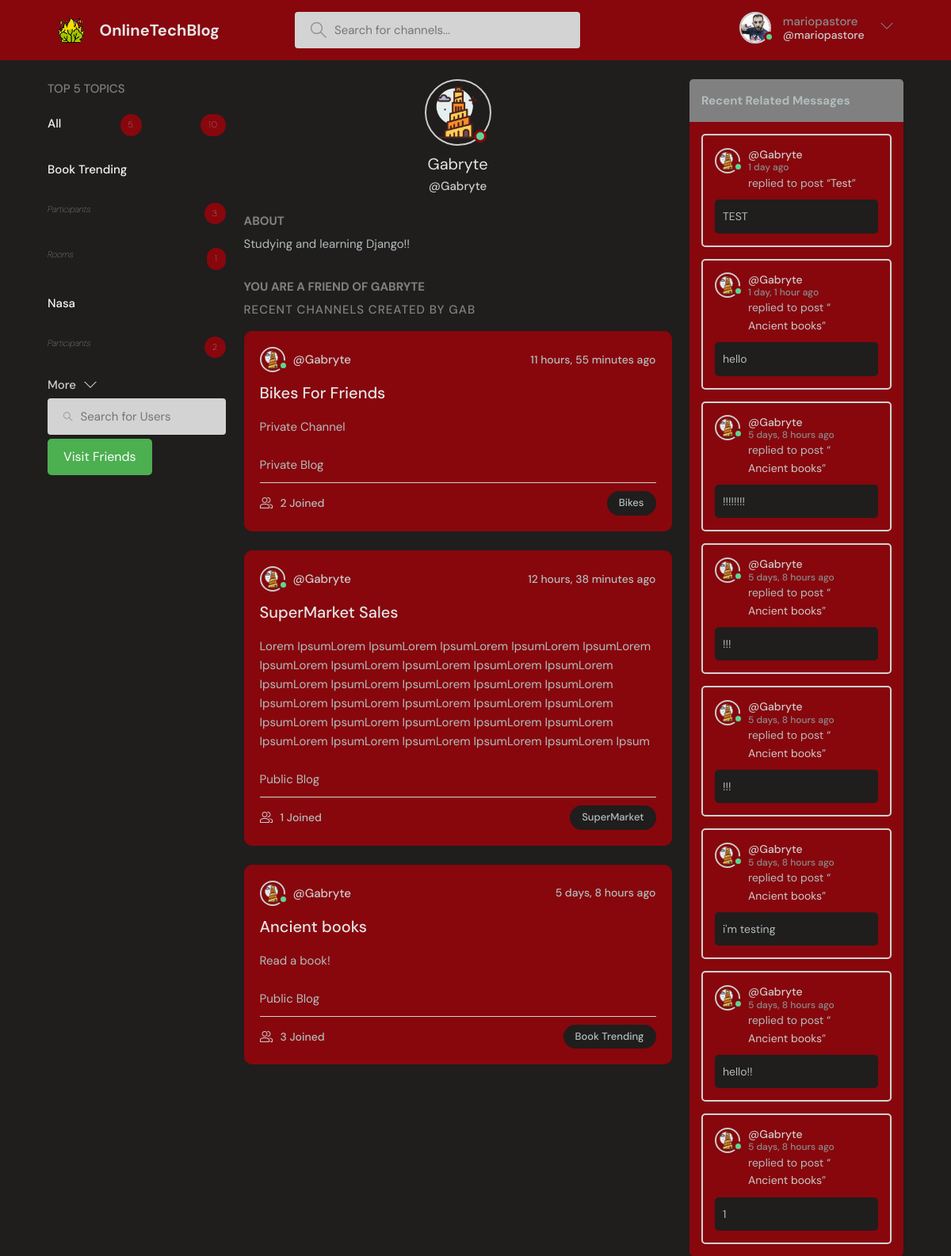
Screenshot of /profile/1 (signed in) with the database file from the repository.
### baseProject/models.py (models this page shows, shortened)
class User(AbstractUser):
    name = models.CharField(max_length=200, null=True)
    surname = models.CharField(max_length=200, null=True)
    email = models.EmailField(unique=True,null=True)
    status = models.TextField(null=True)
    icon = models.ImageField(null=True, default="userBase.svg")
    showFriendsMessages = models.BooleanField(default=False)
    USERNAME_FIELD = 'email'
    REQUIRED_FIELDS = []

class Topic(models.Model):
    name = models.CharField(max_length=10, unique=True)

class Room(models.Model):
    host = models.ForeignKey(User, on_delete=models.SET_NULL, null=True)
    participants = models.ManyToManyField(User, related_name='participants', blank=True)
    topic = models.ForeignKey(Topic, null=True, blank=True,on_delete=models.SET_NULL)
    name = models.CharField(max_length=200, unique=True)
    description = models.TextField(null=True, blank=True)
    friendsOnly = models.BooleanField(default=False)
    updated = models.DateTimeField(auto_now=True)
    created = models.DateTimeField(auto_now_add=True)
    class Meta:
        ordering = ('-updated','-created')
    def __str__(self):
        return self.name

class Message(models.Model):
    user = models.ForeignKey(User, on_delete=models.CASCADE)
    room = models.ForeignKey(Room, on_delete=models.CASCADE)
    body = models.TextField()
    image = models.ImageField(null=True, blank=True)
    updated = models.DateTimeField(auto_now=True)
    created = models.DateTimeField(auto_now_add=True)
    likes = models.ManyToManyField(User, related_name='comment')
    class Meta:
        ordering = ('-updated','-created')

### baseProject/views.py (the view)
# urls.py: path('profile/<str:pk>', views.userProfile, name='user-profile'),
@login_required(login_url='loginPage')  # TODO possible change instead of decorator
def userProfile(request, pk):
    page = 'userProfile'
    user = User.objects.get(id=pk)
    rooms = user.room_set.all()
    room_messages = user.message_set.all()
    num = 5
    topics = Topic.objects.annotate(num_participants=Count('room__participants'), num_rooms=Count('room')).order_by(
        '-num_participants', '-num_rooms')[0:num]
    total_participants = topics.aggregate(total_participants=Sum('num_participants')).get('total_participants', 0)
    userSearched = user
    userRequester = request.user
    can_send = not FriendshipRequest.objects.filter(
        from_user=userRequester,
        to_user=userSearched,
    ).exists()
    if (can_send == True):  # if someone else have already made the request
        can_send = not FriendshipRequest.objects.filter(
            to_user=userRequester,
            from_user=userSearched,
        ).exists()
    alreadyFriends = checkIfFriends(request, userSearched)
    context = {'user': user, 'rooms': rooms, 'room_messages': room_messages, 'topics': topics, "num": num,
               "total_participants": total_participants, "page": page, "can_send": can_send,
               "alreadyFriends": alreadyFriends}
    return render(request, 'baseProject/profile.html', context)

### baseProject/views.py (called while the page is built)
def checkIfFriends(request, userSearched):
    alreadyFriends = False
    friends = getUserFriends(request)
    if friends.contains(userSearched):
        alreadyFriends = True
    return alreadyFriends

### baseProject/templates/baseProject/profile.html (shortened to what this page needs)
{% extends 'main.html' %}
{% block content %}
    <main class="profile-page layout layout--3">
        <div class="container">
            {% include 'baseProject/topic_inside.html' %}
            <div class="roomList">
                <div class="profile">
                    <div class="profile__avatar">
                        {% if user.is_authenticated %}
                            <div class="avatar avatar--large active">
                                <img src="{{ user.icon.url }}"/>
                            </div>
                        {% else %}
                            <div class="avatar avatar--large">
                                <img src="{{ user.icon.url }}"/>
                            </div>
                        {% endif %}
                    </div>
                    <div class="profile__info">
                        <h3>{{ user.username }}</h3>
                        <p>@{{ user.username }}</p>
                    </div>
                    <div class="profile__about">
                        <h3>About</h3>
                        <p>
                            {{ user.status }}
                        </p>
                    </div>
                </div>
                {% if can_send  and user != request.user %}
                    <form method="post" action="{% url 'send_friend_request' user.id %}">
                        {% csrf_token %}
                        <input type="hidden" name="recipient_id" value="{{ user.id }}">
                        <button class="btn btn--main" type="submit">Send Friend Request</button>
                    </form>
                {% else %}
                    {% if user == request.user %}
                    {% else %}
                        {% if alreadyFriends == True %}
                            <div class="profile__about">
                                <h3>You are a friend of {{ user.username }}</h3>
                            </div>
                        {% else %}
                            <div class="profile__about">
                                <h3>Request pending between you and {{ user.username }}</h3>
                            </div>
                        {% endif %}
                    {% endif %}
                {% endif %}
                <div class="roomList__header">
                    <div>
                        <h2>
                            Recent Channels created by {{ user.name }}
                        </h2>
                    </div>
                </div>
                {% include 'baseProject/central_home.html' %}
            </div>
            {% include 'baseProject/feed_inside.html' %}
        </div>
    </main>
{% endblock content %}

### templates/header.html (shortened to what this page needs)
{% load static %}
    <header class="header header--loggedIn">
      <div class="container">
        <a href="{% url 'home' %}" class="LOGO">
          <img src="{% static  'images/tower.png' %}" />
          <h1>OnlineTechBlog</h1>
        </a>
        <form class="searchBar" method="GET" action="{% url 'home'  %}">
          <label>
            <input name="q" placeholder="Search for channels..." />
          </label>
        </form>
        <nav class="header__menu">
          {% if request.user.is_authenticated %}
          <div class="UserOptions">
            <a href="{% url 'user-profile' request.user.id %}">
              <div class="avatar avatar--medium active">
                <img src="{{request.user.icon.url}}" />
              </div>
              <p>{{ request.user.username }} <span>@{{ request.user.username }}</span></p>
            </a>
            <button class="dropdown-button">
              <svg version="1.1" xmlns="http://www.w3.org/2000/svg" width="32" height="32" viewBox="0 0 32 32">
                <title>chevron-down</title>
                <path d="M16 21l-13-13h-3l16 16 16-16h-3l-13 13z"></path>
              </svg>
            </button>
          </div>
              {% else %}
           <a href="{% url 'loginPage' %}">
            <img src="{% static 'images/emptyusericon.svg' %}"/>
            <p>Login</p>
          </a>
           {% endif %}
        </nav>
      </div>
    </header>

### baseProject/templates/baseProject/topic_inside.html (shortened to what this page needs)
<div class="topics">
    <div class="topics__header">
        <h2>Top {{ num }} Topics</h2>
    </div>
    <ul class="listTopics">
        <li>
            <a href="{% url 'home' %}">All
                <span class="numberPro">{{ topics.count }}</span><span class="numberPro">{{ total_participants }}</span></a>
        </li>
        {% for topic in topics %}
            <li>
                <a href="{% url 'home' %}?q={{ topic.name }}">{{ topic.name }}</a>
            </li>
            <li>
                <a><i>Participants</i><span class="numberPro">{{ topic.num_participants }}</span></a>
            </li>
            <li>
                <a><i>Rooms</i><span class="numberPro">{{ topic.room_set.all.count }}</span></a>
            </li>
        {% endfor %}
    </ul>
    <a class="btn btn--link" href="{% url 'arguments' %}">
        More
        <svg version="1.1" xmlns="http://www.w3.org/2000/svg" width="32" height="32" viewBox="0 0 32 32">
            <title>chevron-down</title>
            <path d="M16 21l-13-13h-3l16 16 16-16h-3l-13 13z"></path>
        </svg>
    </a>
    <form action="{% url 'userSearch' %}" method="GET" class="searchBar">
        <label>
            <input name="q" placeholder="Search for Users"/>
        </label>
    </form>
    {% if request.user.is_authenticated %}
    <a href="{% url 'friends'%}" class="cool-button">Visit Friends</a>
    {% endif %}
</div>

### baseProject/templates/baseProject/central_home.html (shortened to what this page needs)
{% for room in rooms %}
    <div class="RoomIteratedLister">
        <div class="ChannelListerRoomHeaderBlock">
            <a href="{% url 'user-profile' room.host.id %}" class="HostRoomChannelLister">
                {% if room.host.is_authenticated %}
                    <div class="avatar avatar--small active">
                        <img src="{{ room.host.icon.url }}"/>
                    </div>
                {% else %}
                    <div class="avatar avatar--small">
                        <img src="{{ room.host.icon.url }}"/>
                    </div>
                {% endif %}
                <span>@{{ room.host.username }}</span>
            </a>
            <div class="ChannelLastActionMessage">
                <span>{{ room.created|timesince }} ago</span>
            </div>
        </div>
        <div class="ContentChannelRoomList">
            <a href="{% url 'check' room.id %}">{{ room.name }}</a>
            <p>{{ room.description }}</p>
            <br/>
            {% if room.friendsOnly %}
                <p>Private Blog</p>
            {% else %}
                <p>Public Blog</p>
            {% endif %}
        </div>
        <div class="ChannelMetaRoom">
            <a href="{% url 'check' room.id %}" class="ChannelListChannelJoined">
                {{ room.participants.all.count }} Joined
            </a>
            <p class="ChannelListTopicRoom">{{ room.topic.name }}</p>
        </div>
    </div>
{% endfor %}

### baseProject/templates/baseProject/feed_inside.html (shortened to what this page needs)
{% if requestFriendsExists and request.user.showFriendsMessages == True %}
    <div class="LastMessagesFromUsers">
        <div class="layout__boxHeader">
            <h2>Friend Messages</h2>
        </div>
        {% for activity in friend_messages %}
            <div class="ActivitiesBoxingBox">
                <div class="activities__boxHeader ChannelListerRoomHeaderBlock">
                    <a href="{% url 'user-profile' activity.user.id %}" class="HostRoomChannelLister">
                        {% if activity.user.is_authenticated %}
                            <div class="avatar avatar--small active">
                                <img src="{{ activity.user.icon.url }}"/>
                            </div>
                        {% else %}
                            <div class="avatar avatar--small">
                                <img src="{{ activity.user.icon.url }}"/>
                            </div>
                        {% endif %}
                        <p>
                            @{{ activity.user.username }}
                            <span>{{ activity.created|timesince }} ago</span>
                        </p>
                    </a>
                </div>
                <div class="BoxingContentActivities">
                    <p>replied to post “<a href="{% url 'check' activity.room.id %}">{{ activity.room }}</a>”</p>
                    <div class="ActivitiesBoxingRoomChannelContent">
                        {{ activity.body }}
                    </div>
                </div>
            </div>
        {% endfor %}
    </div>
{% else %}
    <div class="LastMessagesFromUsers">
        <div class="layout__boxHeader">
            {% if page == 'userSearch' %}
                <h2>Recent Searched Users Messages</h2>
            {% else %}
                <h2>Recent Related Messages</h2>
            {% endif %}
        </div>
        {% if page == 'userSearch' %}
            {% for activity in searched_users_messages %}
                <div class="ActivitiesBoxingBox">
                    <div class="activities__boxHeader ChannelListerRoomHeaderBlock">
                        <a href="{% url 'user-profile' activity.user.id %}" class="HostRoomChannelLister">
                            {% if activity.user.is_authenticated %}
                                <div class="avatar avatar--small active">
                                    <img src="{{ activity.user.icon.url }}"/>
                                </div>
                            {% else %}
                                <div class="avatar avatar--small">
                                    <img src="{{ activity.user.icon.url }}"/>
                                </div>
                            {% endif %}
                            <p>
                                @{{ activity.user.username }}
                                <span>{{ activity.created|timesince }} ago</span>
                            </p>
                        </a>
                        {% if request.user == activity.user %}
                            <div class="ChannelLastActionMessage">
                                <a href="{% url 'delete-comment' activity.id %}">
                                    <svg version="1.1" xmlns="http://www.w3.org/2000/svg" width="32" height="32"
                                         viewBox="0 0 32 32">
                                        <title>remove</title>
                                        <path
                                                d="M27.314 6.019l-1.333-1.333-9.98 9.981-9.981-9.981-1.333 1.333 9.981 9.981-9.981 9.98 1.333 1.333 9.981-9.98 9.98 9.98 1.333-1.333-9.98-9.98 9.98-9.981z"
                                        ></path>
                                    </svg>
                                </a>
                            </div>
                        {% endif %}
                    </div>
                    <div class="BoxingContentActivities">
                        <p>replied to post “<a href="{% url 'check' activity.room.id %}">{{ activity.room }}</a>”</p>
                        <div class="ActivitiesBoxingRoomChannelContent">
                            {{ activity.body }}
                        </div>
                    </div>
                </div>
            {% endfor %}
        {% else %}
            {% for activity in room_messages %}
                <div class="ActivitiesBoxingBox">
                    <div class="activities__boxHeader ChannelListerRoomHeaderBlock">
                        <a href="{% url 'user-profile' activity.user.id %}" class="HostRoomChannelLister">
                            {% if activity.user.is_authenticated %}
                                <div class="avatar avatar--small active">
                                    <img src="{{ activity.user.icon.url }}"/>
                                </div>
                            {% else %}
                                <div class="avatar avatar--small">
                                    <img src="{{ activity.user.icon.url }}"/>
                                </div>
                            {% endif %}
                            <p>
                                @{{ activity.user.username }}
                                <span>{{ activity.created|timesince }} ago</span>
                            </p>
                        </a>
                    </div>
                    <div class="BoxingContentActivities">
                        <p>replied to post “<a href="{% url 'check' activity.room.id %}">{{ activity.room }}</a>”</p>
                        <div class="ActivitiesBoxingRoomChannelContent">
                            {{ activity.body }}
                        </div>
                    </div>
                </div>
            {% endfor %}
        {% endif %}
    </div>
{% endif %}

### rows the page displays
User: user.icon (picture), user.username "mariopastore"
Topic: name "Book Trending", num_participants "3", room_set.all.count "1"
Topic: name "Nasa", num_participants "2"
User: icon (picture), username "Gabryte", status "Studying and learning Django!!", username "GABRYTE", name "GAB"
Room: host.icon (picture), host.username "Gabryte", created "11 hours, 55 minutes", name "Bikes For Friends", description "Private Channel", friendsOnly "Private Blog", participants.all.count "2", topic.name "Bikes"
Room: host.icon (picture), host.username "Gabryte", created "12 hours, 38 minutes", name "SuperMarket Sales", description "Lorem IpsumLorem IpsumLorem IpsumLorem IpsumLorem IpsumLorem IpsumLorem IpsumLorem IpsumLorem IpsumLorem IpsumLorem IpsumLorem IpsumLorem IpsumLorem IpsumLorem IpsumLorem IpsumLorem IpsumLorem IpsumLorem IpsumLorem IpsumLorem IpsumLorem IpsumLorem IpsumLorem IpsumLorem IpsumLorem IpsumLorem IpsumLorem IpsumLorem IpsumLorem IpsumLorem Ipsum", friendsOnly "Public Blog", participants.all.count "1", topic.name "SuperMarket"
Room: host.icon (picture), host.username "Gabryte", created "5 days, 8 hours", name "Ancient books", description "Read a book!", friendsOnly "Public Blog", participants.all.count "3", topic.name "Book Trending"
Message: user.icon (picture), user.username "Gabryte", created "1 day", room "Test", body "TEST"
Message: user.icon (picture), user.username "Gabryte", created "1 day, 1 hour", room "Ancient books", body "hello"
Message: user.icon (picture), user.username "Gabryte", created "5 days, 8 hours", room "Ancient books", body "!!!!!!!!"
Message: user.icon (picture), user.username "Gabryte", created "5 days, 8 hours", room "Ancient books", body "!!!"
Message: user.icon (picture), user.username "Gabryte", created "5 days, 8 hours", room "Ancient books", body "!!!"
Message: user.icon (picture), user.username "Gabryte", created "5 days, 8 hours", room "Ancient books", body "i'm testing"
Message: user.icon (picture), user.username "Gabryte", created "5 days, 8 hours", room "Ancient books", body "hello!!"
Message: user.icon (picture), user.username "Gabryte", created "5 days, 8 hours", room "Ancient books", body "1"

### other values shown
{{ num }} "5"
{{ topics.count }} "5"
{{ total_participants }} "10"
